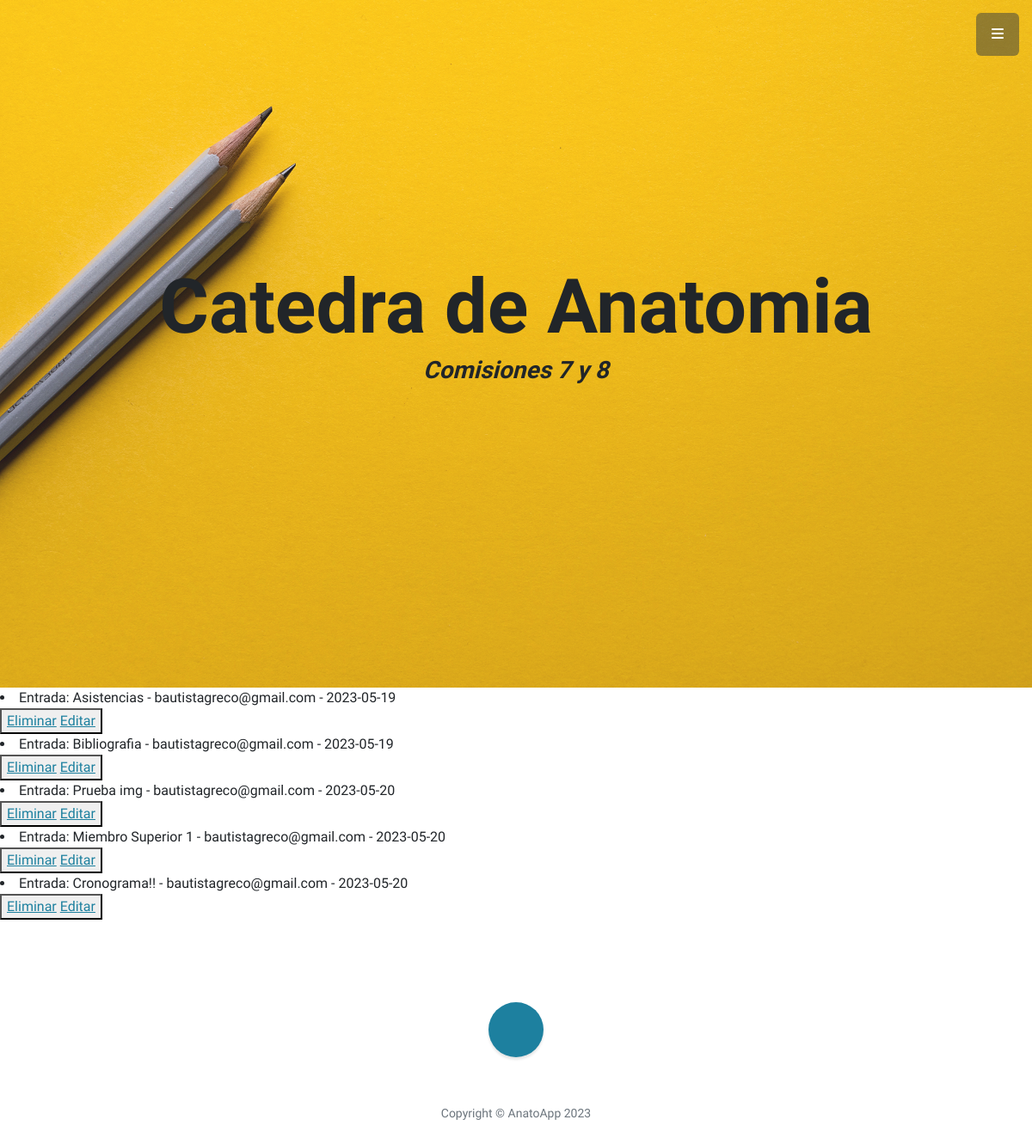
The app's page /AnatoApp/leerEntradas, older data.
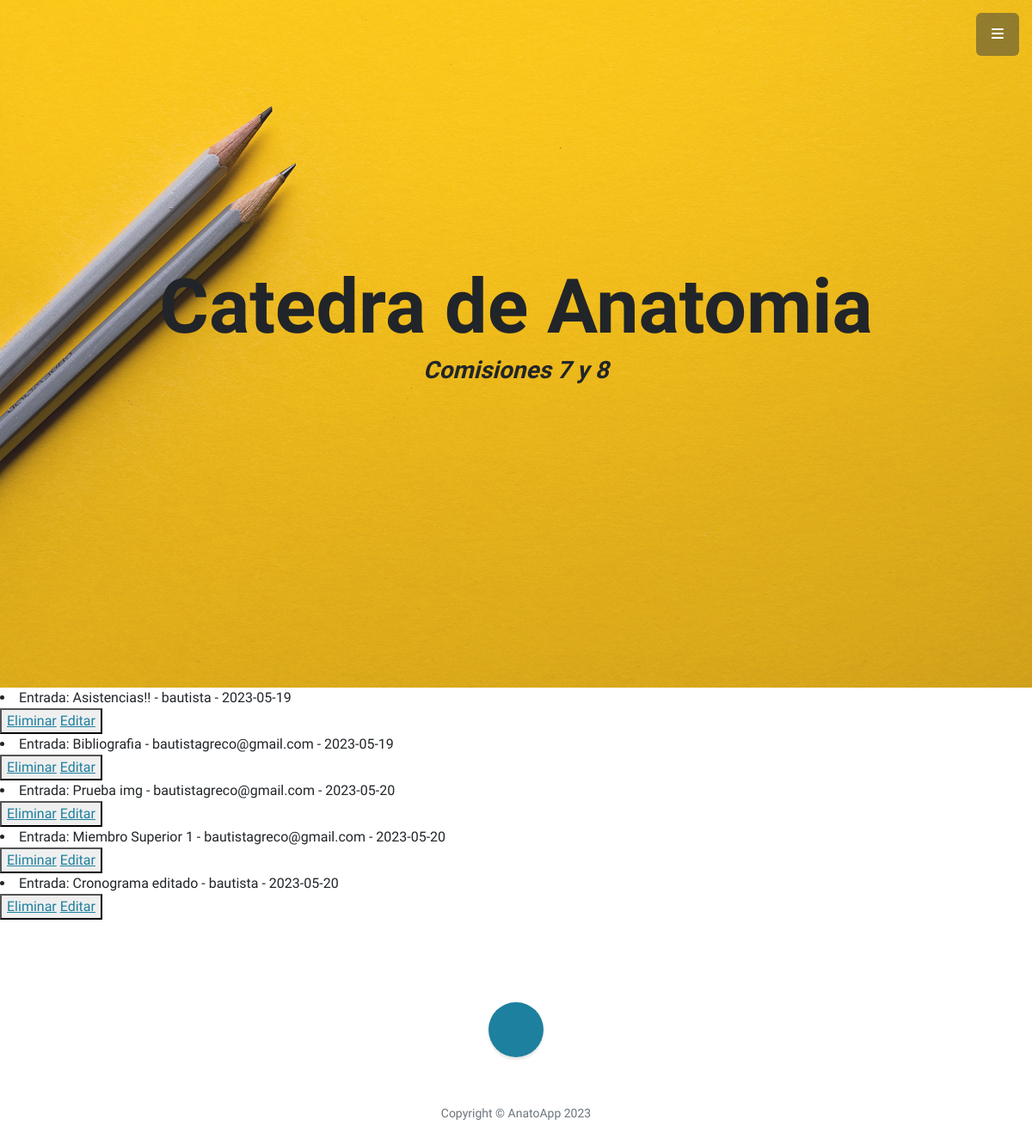
The same page, newer data.
### AnatoApp/models.py (models this page shows)
class Entrada(models.Model):
    def __str__(self):
        return f"Entrada: {self.titulo} - {self.autor} - {self.fecha}"
    titulo = models.CharField(max_length=100)
    subtitulo = models.CharField(max_length=100)
    cuerpo = models.TextField()
    fecha = models.DateField(auto_now_add=True)
    imagen = models.ImageField(upload_to='media', null=True, blank = True)
    autor = models.ForeignKey(User, on_delete=models.CASCADE)

### AnatoApp/views.py (the view)
# urls.py: path('leerEntradas',views.leerEntradas,name='LeerEntradas'),
def leerEntradas (request):
    entradas= Entrada.objects.all()
    contexto= {"entradas": entradas}
    return render(request, "AnatoApp/leerEntradas.html",contexto)

### AnatoApp/templates/AnatoApp/leerEntradas.html (shortened to what this page needs)
{% extends "AnatoApp/pagina2.html" %}
{% load static %}
{% block Alumnos %}
<!DOCTYPE html>
<html lang="en">
<head>
</head>
<body>
    {% for p in entradas %}
        <li>{{p}}</li>
        <button>
            <a href="{% url 'EliminarEntrada' p.titulo %}"> Eliminar</a>
            <a href="{% url 'EditarEntrada' p.titulo %}"> Editar</a>
        </button>
    {% endfor %}
</body>
</html>
{% endblock %}

Row changes from the older to the newer data that the page shows:
changed Entrada: titulo+autor+fecha "Entrada: Asistencias - bautistagreco@gmail.com - 2023-05-19" → "Entrada: Asistencias!! - bautista - 2023-05-19"
changed Entrada: titulo+autor+fecha "Entrada: Cronograma!! - bautistagreco@gmail.com - 2023-05-20" → "Entrada: Cronograma editado - bautista - 2023-05-20"
